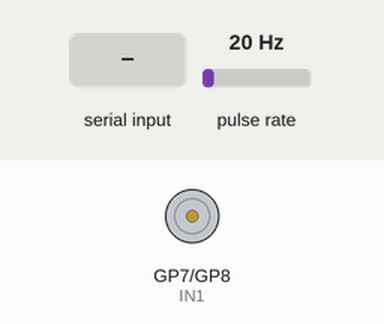
A sketch run on a simulated Raspberry Pi Pico. On the bench: motor-driver pin pairs drawn as motors (green arrow = first pin HIGH = forward, orange = second pin HIGH = backward, longer = more drive, scaled by the enable pin). Wiring (inferred from the names in the program): pulse sensor: data GP2. The inputs (shaded band) are chosen by the test bench; at power-on: pulse rate 20 Hz.

Above: at 1.2 s.
1.3 s: pulse rate (sensor on GP2) set to 150 Hz
At 4.0 s:
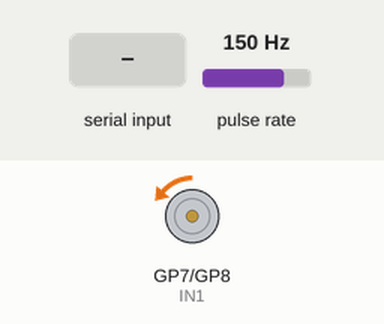
4.3 s: "SETPOINT 90\n" received over Serial
At 5.2 s:
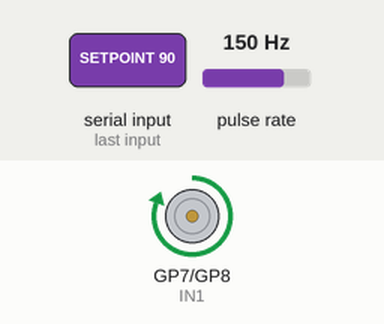
Timing chart, 0 to 7.3 s (numbered marks = the images above; inputs shaded):
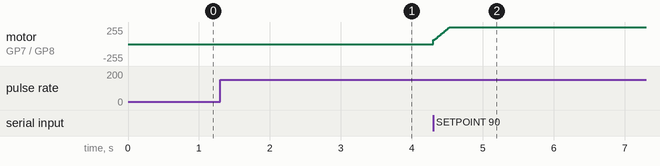

Measured:
- after the input at 1.3 s, motor on GP7 (IN1) / GP8 (IN2): stopped → backward 1/255 after 2.0 s

The sketch:

motor_dc_6.ino
```cpp
// snippet: motor_dc_6
// tags: motor, dc, pwm, speed, direction
// boards: avr, esp32, megaavr, nano33iot, romi32u4, rp2040
// library: none
// description: Motor PID speed controller: serial SETPOINT <rpm>, encoder interrupt on pin 2, PWM output pin 5
// prompts: motor, speed, controller, serial, setpoint, <rpm>
// verified: compile-only
// source: kd-generated (id 6)
// exact-include: Arduino.h

#include <Arduino.h>

const int EN = 5;   // PWM enable (ENA on L298N)
const int IN1 = 7;
const int IN2 = 8;
const int ENC_A = 2;  // interrupt-capable pin

volatile long encoderCount = 0;  // volatile: modified in ISR
float setpoint = 0.0;
float measured = 0.0;
float output = 0.0;

float kp = 0.5, ki = 0.1, integral = 0.0, prevError = 0.0;

void motorForward(int speed) {
  digitalWrite(IN1, HIGH);
  digitalWrite(IN2, LOW);
  analogWrite(EN, constrain(speed, 0, 255));
}

void motorBackward(int speed) {
  digitalWrite(IN1, LOW);
  digitalWrite(IN2, HIGH);
  analogWrite(EN, constrain(speed, 0, 255));
}

void motorStop() {
  digitalWrite(IN1, LOW);
  digitalWrite(IN2, LOW);
  analogWrite(EN, 0);
}

// ISR: keep tiny — just count edges. digitalPinToInterrupt maps the pin
// to the correct hardware interrupt vector at compile time.
void onEncoderA() {
  if (digitalRead(ENC_A) == HIGH) encoderCount++;
  else                             encoderCount--;
}

unsigned long prevMs = 0;

void setup() {
  Serial.begin(9600);
  pinMode(EN, OUTPUT); pinMode(IN1, OUTPUT); pinMode(IN2, OUTPUT);
  pinMode(ENC_A, INPUT_PULLUP);
  attachInterrupt(digitalPinToInterrupt(ENC_A), onEncoderA, RISING);
}

void loop() {
  if (Serial.available() > 0) {
    String input = Serial.readStringUntil('\n');
    // "SETPOINT " is 9 chars, so substring(9) starts at the value
    if (input.startsWith("SETPOINT ")) {
      setpoint = input.substring(9).toFloat();
    }
  }

  unsigned long now = millis();
  if (now - prevMs < 10) return;  // 10ms sample period
  prevMs = now;

  // Safely read the volatile ISR counter: disable interrupts
  // briefly so the value can't change mid-copy.
  noInterrupts();
  long count = encoderCount;
  interrupts();
  encoderCount = 0;  // reset for this cycle's delta

  measured = (float)count * (60.0 / 2000.0);  // counts → RPM (2000 counts/rev)

  float error = setpoint - measured;
  integral += error;
  float derivative = (error - prevError) / 10.0;  // dt = 10ms
  prevError = error;

  // PID output: allow negative (reverse) by widening the constrain range
  output = kp * error + ki * integral + derivative;
  output = constrain(output, -255, 255);

  if (output >= 0) {
    motorForward((int)output);
  } else {
    motorBackward((int)abs(output));
  }
}
```
